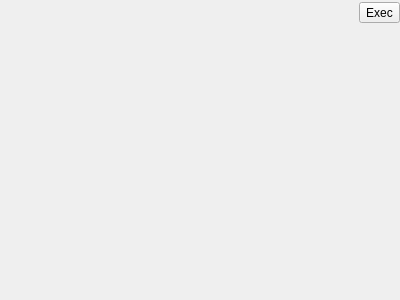
<?xml version="1.0" encoding="UTF-8"?>
<ui version="4.0">
 <class>moveit_rviz_plugin::TaskPanel</class>
 <widget class="QWidget" name="moveit_rviz_plugin::TaskPanel">
  <property name="geometry">
   <rect>
    <x>0</x>
    <y>0</y>
    <width>400</width>
    <height>300</height>
   </rect>
  </property>
  <property name="windowTitle">
   <string>Tasks Panel</string>
  </property>
  <layout class="QVBoxLayout" name="verticalLayout">
   <property name="leftMargin">
    <number>0</number>
   </property>
   <property name="topMargin">
    <number>0</number>
   </property>
   <property name="rightMargin">
    <number>0</number>
   </property>
   <property name="bottomMargin">
    <number>0</number>
   </property>
   <item>
    <layout class="QHBoxLayout" name="tool_buttons_layout">
     <property name="topMargin">
      <number>2</number>
     </property>
     <item>
      <spacer name="spacer">
       <property name="orientation">
        <enum>Qt::Horizontal</enum>
       </property>
       <property name="sizeHint" stdset="0">
        <size>
         <width>40</width>
         <height>20</height>
        </size>
       </property>
      </spacer>
     </item>
     <item>
      <widget class="QToolButton" name="button_exec_solution">
       <property name="toolTip">
        <string>Execute solution</string>
       </property>
       <property name="text">
        <string>Exec</string>
       </property>
       <property name="icon">
        <iconset theme="system-run"/>
       </property>
      </widget>
     </item>
    </layout>
   </item>
   <item>
    <widget class="QStackedWidget" name="stackedWidget"/>
   </item>
  </layout>
 </widget>
 <resources>
  <include location="resources.qrc"/>
 </resources>
 <connections/>
</ui>
